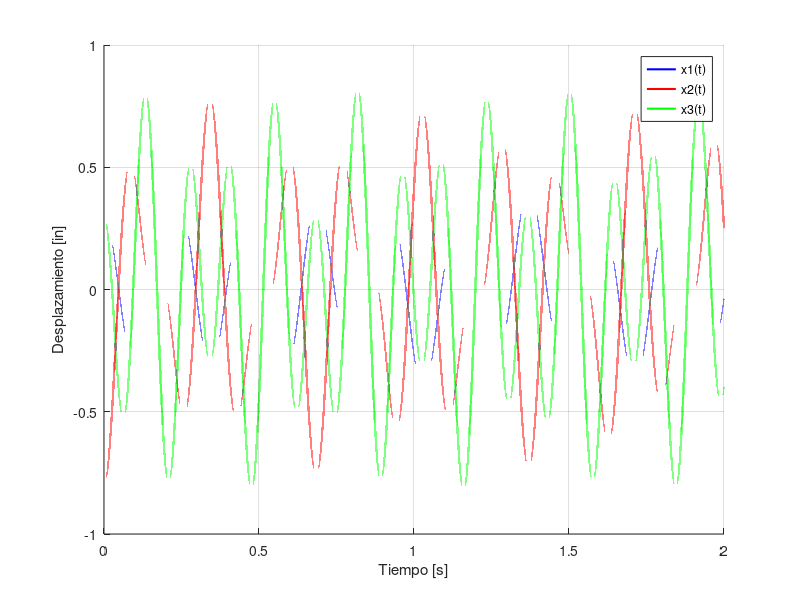
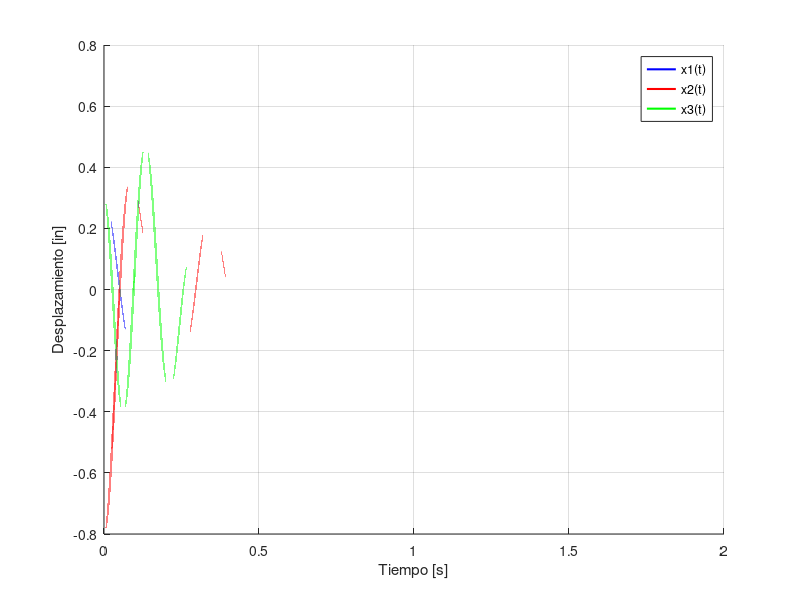

The MATLAB source for these figures, in order: (Note: this script raises an error after producing the figures.)
function ej1_tp7;clc;close all;
    % Parametros del sistema con 3 grados de libertad sin amortiguamiento
    m1 = 2; % masa [kips.sec^2/in]
    m2 = 2; % masa [kips.sec^2/in]
    m3 = 2; % masa [kips.sec^2/in]

    k1 = 600; % rigidez [kips/in]
    k2 = 1200; % rigidez [kips/in]
    k3 = 2400; % rigidez [kips/in]

    M = diag([m1,m2,m3]); % matriz de masa
    K = [
          k1  ,  -k1  , 0    ;
         -k1  , k1+k2 , -k2  ;
          0   ,  -k2  , k2+k3;
        ]; % matriz de rigidez


    % Tiempo de analisis
    tf = 2; % tiempo final [s]
    dt = 1e-6; % paso de tiempo [s]
    t = 0:dt:tf; % vector de tiempo [s]

    % Condiciones iniciales
    x0 = [ 0.3; -0.8 ; 0.3 ]; % desplazamiento inicial [in]
    dx0 = [ 0; 0; 0 ]; % velocidad inicial [in/s]

    x1 = Descomposicion_Modal_No_Amortiguado(M, K, x0, dx0, t); % Calculo de la respuesta en el tiempo

    % Mostramos la respuesta en el tiempo
    figure('Name', 'Respuesta en el tiempo sin amortiguamiento');
    hold on;
    plot(t,x1(1,:),"LineWidth",1.5,"Color","b");
    plot(t,x1(2,:),"LineWidth",1.5,"Color","r");
    plot(t,x1(3,:),"LineWidth",1.5,"Color","g");
    hold off;
    ylabel("Desplazamiento [in]");
    xlabel("Tiempo [s]");
    legend("x1(t)","x2(t)","x3(t)");
    grid on;

    zitta = [0.1 0.1 0.1]; % relacion de amortiguamiento

    x2 = Descomposicion_Modal_Amortiguado(zitta, M, K, x0, dx0, t); % Calculo de la respuesta en el tiempo
    
    % Mostramos la respuesta en el tiempo
    figure('Name', 'Respuesta en el tiempo con amortiguamiento');
    hold on;
    plot(t,x2(1,:),"LineWidth",1.5,"Color","b");
    plot(t,x2(2,:),"LineWidth",1.5,"Color","r");
    plot(t,x2(3,:),"LineWidth",1.5,"Color","g");
    hold off;
    ylabel("Desplazamiento [in]");
    xlabel("Tiempo [s]");
    legend("x1(t)","x2(t)","x3(t)");
    grid on;

    % Autovalores y autovectores
    [V,lambda] = eig(K,M);

    % Frecuencias naturales y amortiguadas
    wn = sqrt(diag(lambda)); % frecuencias naturales [rad/s] de cada modo de vibracion
    t_ev = 2*pi/wn(1) % periodo de evaluacion [s]
    X1 = [interp1(t,x1(1,:),t_ev),interp1(t,x1(2,:),t_ev),interp1(t,x1(3,:),t_ev)]; % desplazamientos para cada grado de libertad en el tiempo t_ev [s] para el caso sin amortiguamiento
    X2 = [interp1(t,x2(1,:),t_ev),interp1(t,x2(2,:),t_ev),interp1(t,x2(3,:),t_ev)]; % desplazamientos para cada grado de libertad en el tiempo t_ev [s] para el caso con amortiguamiento
    % Tabla que compara los desplazamientos para cada grado de libertad en el tiempo t_ev [s] para ambos casos
    T = table(X1',X2','VariableNames',{'Desplazamiento_No_Amortiguado','Desplazamiento_Amortiguado'},'RowNames',{'x1','x2','x3'});
    disp(T);


end

function x = Descomposicion_Modal_No_Amortiguado(M, K, x0, dx0, t)
    % Autovalores y autovectores
    [V,lambda] = eig(K,M);
    % disp("Autovalores:");disp(lambda);
    % disp("Autovectores:");disp(V);

    % disp('Las frecuencias angulares naturales en [rad/s] son:');
    wn = diag(sqrt(lambda)) % frecuencias naturales [rad/s] de cada modo de vibracion

    % Calculo de las frecuencias naturales en [Hz]
    % disp('Las frecuencias naturales en [Hz] son:');
    fn = wn/(2*pi); % frecuencias naturales [Hz] de cada modo de vibracion

    % Modos de vibracion normalizados al primer modo
    % disp('Modos de vibracion normalizados al primer modo:');
    V_norm = V./V(1,:) % modo de vibracion normalizado al primer modo

    % Relación de amortiguamiento nula
    zitta = 0; % coeficiente de amortiguamiento

    % Metodo de Descomposicion Modal

    M_modal = V'*M*V; % matriz de masa modal
    K_modal = V'*K*V; % matriz de rigidez modal

    % Condiciones iniciales en el espacio modal
    y0 = V' * M * x0; % desplazamiento inicial en el espacio modal
    dy0 = V' * M * dx0; % velocidad inicial en el espacio modal

    % Resolucion de las ecuaciones de movimiento en el espacio modal
    Y1 = zeros(length(wn),length(t)); % desplazamiento en el espacio modal

    for i = 1:length(wn)
        Y1(i,:) = y0(i)*cos(wn(i)*t) + dy0(i)/(wn(i))*sin(wn(i)*t);
    end

    % Paso de coordenadas del espacio modal al espacio fisico
    x = V*Y1; % desplazamiento en el espacio fisico
    
    
end

function x = Descomposicion_Modal_Amortiguado(zitta, M, K, x0, dx0, t)

    % Autovalores y autovectores
    [V,lambda] = eig(K,M);

    % Frecuencias naturales y amortiguadas
    wn = sqrt(diag(lambda)); % frecuencias naturales [rad/s] de cada modo de vibracion

    % Paso de coordenadas del espacio fisico al espacio modal
    y0 = V'*M*x0; % desplazamiento inicial en el espacio modal
    dy0 = V'*M*dx0; % velocidad inicial en el espacio modal
    
    % C_modal = 2*zitta.*wn.*eye(size(M)); % matriz de amortiguamiento modal [kips.sec/in]

    wd = wn*sqrt(1-zitta.^2); % Frecuencia de amortiguamiento [rad/s]
    e = exp(1); 

    Y = zeros(length(wn),length(t)); % desplazamiento en el espacio modal

    for i = 1:length(wn)

        % Primer termino de la solucion homogenea
        Y(i,:) = e.^(-zitta(i)*wn(i)*t).*(cos(wd(i)*t)+zitta(i)/sqrt(1-zitta(i)^2)*sin(wd(i)*t)).*y0(i);
        % Segundo termino de la solucion homogenea
        Y(i,:) = Y(i,:) + e.^(-zitta(i)*wn(i)*t).*(sin(wd(i)*t)).*(dy0(i)/(wd(i)));
    end

    % Paso de coordenadas del espacio modal al espacio fisico
    x = V*Y; % desplazamiento en el espacio fisico

end